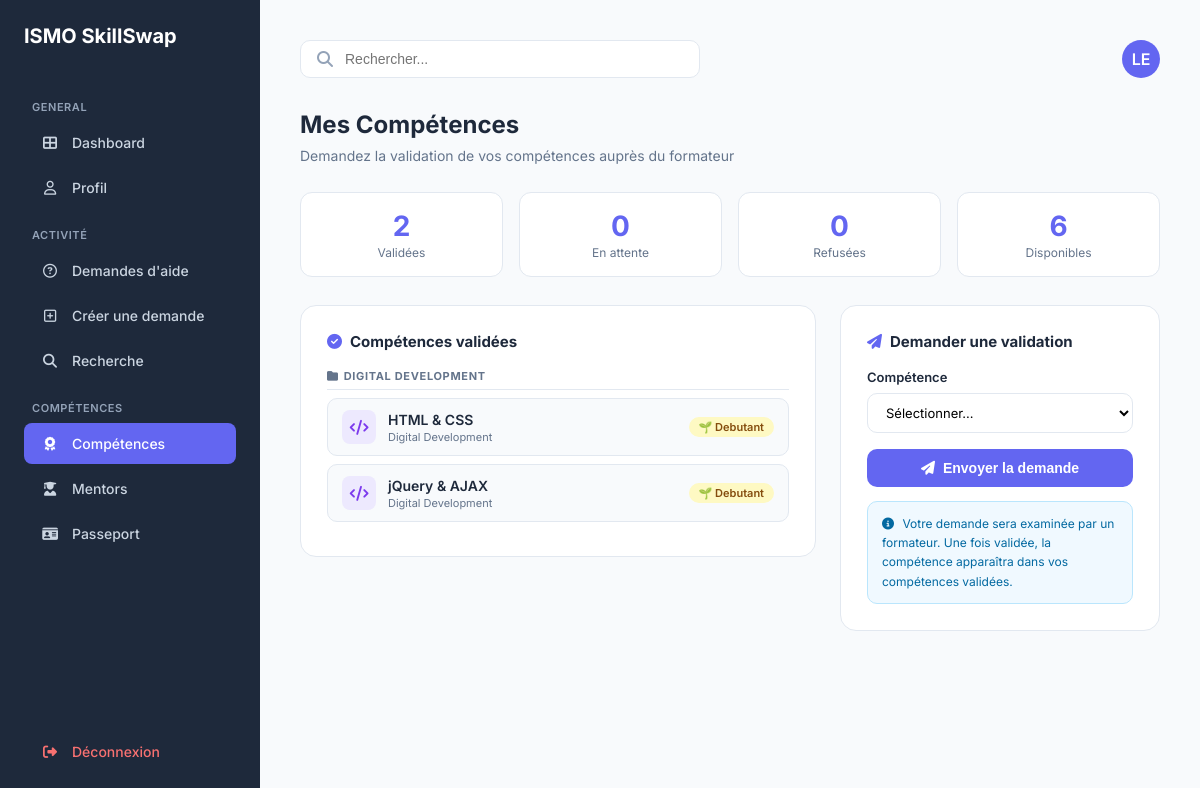
Page /competence.php (signed in) on the committed database.
### tables this page shows
CREATE TABLE `utilisateur` (
  `id_utilisateur` int NOT NULL,
  `nom_uti` varchar(50) DEFAULT NULL,
  `prenom_uti` varchar(50) DEFAULT NULL,
  `email_uti` varchar(100) DEFAULT NULL,
  `pwd_uti` varchar(255) DEFAULT NULL,
  `role` enum('stagiaire','formateur','admin') DEFAULT NULL,
  `photo` varchar(255) DEFAULT 'default.png',
  `is_verified` tinyint(1) DEFAULT '0'
);

CREATE TABLE `maitriser` (
  `id_utilisateur` int NOT NULL,
  `id_comp` int NOT NULL,
  `niveau_estime` enum('debutant','intermediaire','avance','expert') DEFAULT 'debutant'
);

CREATE TABLE `competence` (
  `id_comp` int NOT NULL,
  `nom_comp` varchar(100) DEFAULT NULL,
  `categorie` varchar(50) DEFAULT NULL
);

### competence.php (the view, shortened to what this page needs)
<?php
include('config.php');
$userId   = $_SESSION['user_id'];
$queryUser = $pdo->prepare("SELECT prenom_uti, nom_uti FROM utilisateur WHERE id_utilisateur = :id");
$queryUser->execute(['id' => $userId]);
$user     = $queryUser->fetch();
$initials = $user ? strtoupper(substr($user['prenom_uti'], 0, 1) . substr($user['nom_uti'], 0, 1)) : "ST";
$dashboard_link = "dashboard.php";
$stmtMaitriser = $pdo->prepare(
    "SELECT m.id_comp, m.niveau_estime, c.nom_comp, c.categorie
     FROM maitriser m
     JOIN competence c ON m.id_comp = c.id_comp
     WHERE m.id_utilisateur = :u
     ORDER BY c.categorie, c.nom_comp"
);
$stmtMaitriser->execute(['u' => $userId]);
$mes_competences = $stmtMaitriser->fetchAll(PDO::FETCH_ASSOC);
$stmtPending = $pdo->prepare(
    "SELECT v.id_validation, v.etat_validation, v.date_validation, c.nom_comp, c.categorie, c.id_comp
     FROM validation v
     JOIN competence c ON v.id_comp = c.id_comp
     WHERE v.id_stagiaire = :u AND v.etat_validation IN ('en_attente', 'refuse')
     ORDER BY v.date_validation DESC"
);
$stmtPending->execute(['u' => $userId]);
$demandes = $stmtPending->fetchAll(PDO::FETCH_ASSOC);
$myCompIds     = array_column($mes_competences, 'id_comp');
$pendingIds    = array_column($demandes, 'id_comp');
$excludeIds    = array_unique(array_merge($myCompIds, $pendingIds));
$allComps = $pdo->query("SELECT id_comp, nom_comp, categorie FROM competence ORDER BY categorie, nom_comp")->fetchAll(PDO::FETCH_ASSOC);
$available = array_filter($allComps, fn($c) => !in_array($c['id_comp'], $excludeIds));
$by_category = [];
foreach ($mes_competences as $comp) {
    $by_category[$comp['categorie'] ?? 'Général'][] = $comp;
}
?>
<!DOCTYPE html>
<html lang="fr">
<head>
    <link rel="stylesheet" href="https://cdnjs.cloudflare.com/ajax/libs/font-awesome/6.4.0/css/all.min.css">
</head>
<body>
<aside class="sidebar">
    <h1>ISMO SkillSwap</h1>
    <p class="menu-title">GENERAL</p>
    <nav>
        <a href="<?php echo $dashboard_link; ?>" class="menu-item"><i class="fas fa-th-large"></i> <span>Dashboard</span></a>
        <a href="profil.php"        class="menu-item"><i class="far fa-user"></i>           <span>Profil</span></a>
        <p class="menu-title">ACTIVITÉ</p>
        <a href="demandes_aide.php" class="menu-item"><i class="far fa-question-circle"></i> <span>Demandes d'aide</span></a>
        <a href="creer_demande.php" class="menu-item"><i class="far fa-plus-square"></i>    <span>Créer une demande</span></a>
        <a href="recherche.php"     class="menu-item"><i class="fas fa-search"></i>          <span>Recherche</span></a>
        <p class="menu-title">COMPÉTENCES</p>
        <a href="competence.php"    class="menu-item active"><i class="fas fa-award"></i>    <span>Compétences</span></a>
        <a href="mentors.php"       class="menu-item"><i class="fas fa-user-graduate"></i>   <span>Mentors</span></a>
        <a href="passport.php"      class="menu-item"><i class="fas fa-id-card"></i>         <span>Passeport</span></a>
    </nav>
    <div style="margin-top:auto;">
        <a href="logout.php" class="menu-item" style="color:#f87171;"><i class="fas fa-sign-out-alt"></i> <span>Déconnexion</span></a>
    </div>
</aside>
<main class="main">
    <header>
        <div class="search-box">
            <i class="fas fa-search" style="color:#94a3b8;"></i>
            <input type="text" placeholder="Rechercher...">
        </div>
        <a href="profil.php" class="avatar-top"><?php echo $initials; ?></a>
    </header>
    <h1 class="page-title">Mes Compétences</h1>
    <p class="page-sub">Demandez la validation de vos compétences auprès du formateur</p>
    <div class="stats-bar">
        <div class="stat-box">
            <div class="stat-num"><?php echo count($mes_competences); ?></div>
            <div class="stat-label">Validées</div>
        </div>
        <div class="stat-box">
            <div class="stat-num"><?php echo count(array_filter($demandes, fn($d) => $d['etat_validation'] === 'en_attente')); ?></div>
            <div class="stat-label">En attente</div>
        </div>
        <div class="stat-box">
            <div class="stat-num"><?php echo count(array_filter($demandes, fn($d) => $d['etat_validation'] === 'refuse')); ?></div>
            <div class="stat-label">Refusées</div>
        </div>
        <div class="stat-box">
            <div class="stat-num"><?php echo count($available); ?></div>
            <div class="stat-label">Disponibles</div>
        </div>
    </div>
    <div class="content-grid">
        <div style="display:flex; flex-direction:column; gap:24px;">
            <div class="section-card">
                <p class="section-title"><i class="fas fa-check-circle"></i> Compétences validées</p>
                <?php if (empty($mes_competences)): ?>
                    <div class="empty-state">
                        <i class="fas fa-award"></i>
                        <p>Aucune compétence validée pour l'instant.<br>Envoyez une demande au formateur !</p>
                    </div>
                <?php else: ?>
                    <?php foreach ($by_category as $cat => $comps): ?>
                        <p class="category-label"><i class="fas fa-folder" style="margin-right:5px;"></i><?php echo htmlspecialchars($cat); ?></p>
                        <?php foreach ($comps as $comp):
                            $niv_class = match($comp['niveau_estime'] ?? '') {
                                'intermediaire' => 'niveau-intermediaire',
                                'avance'        => 'niveau-avance',
                                'expert'        => 'niveau-expert',
                                default         => 'niveau-debutant',
                            };
                            $niv_icons = ['debutant' => '🌱', 'intermediaire' => '⚡', 'avance' => '🔥', 'expert' => '🏆'];
                            $icon = $niv_icons[$comp['niveau_estime'] ?? 'debutant'] ?? '🌱';
                        ?>
                        <div class="comp-item">
                            <div class="comp-left">
                                <div class="comp-icon"><i class="fas fa-code"></i></div>
                                <div>
                                    <div class="comp-name"><?php echo htmlspecialchars($comp['nom_comp']); ?></div>
                                    <div class="comp-cat"><?php echo htmlspecialchars($comp['categorie'] ?? ''); ?></div>
                                </div>
                            </div>
                            <span class="niveau-badge <?php echo $niv_class; ?>"><?php echo $icon . ' ' . ucfirst($comp['niveau_estime'] ?? 'débutant'); ?></span>
                        </div>
                        <?php endforeach; ?>
                    <?php endforeach; ?>
                <?php endif; ?>
            </div>
        </div>
        <div class="add-card">
            <p class="section-title"><i class="fas fa-paper-plane"></i> Demander une validation</p>
            <?php if (empty($available)): ?>
                <div class="empty-state">
                    <i class="fas fa-check-double" style="color:var(--green);"></i>
                    <p>Toutes les compétences ont été demandées ou validées !</p>
                </div>
            <?php else: ?>
                <form method="POST" action="competence.php">
                    <div class="form-group">
                        <label for="id_comp">Compétence</label>
                        <select id="id_comp" name="id_comp" required>
                            <option value="">Sélectionner...</option>
                        </select>
                    </div>
                    <button type="submit" class="btn-add">
                        <i class="fas fa-paper-plane"></i> Envoyer la demande
                    </button>
                </form>
                <div class="info-box">
                    <i class="fas fa-info-circle" style="margin-right:5px;"></i>
                    Votre demande sera examinée par un formateur. Une fois validée, la compétence apparaîtra dans vos compétences validées.
                </div>
            <?php endif; ?>
        </div>
    </div>
</main>
</body>
</html>

### competence.php (style rules this page uses)
:root { --sidebar-bg: #1e293b; --primary: #6366f1; --primary-hover: #4f46e5; --main-bg: #f8fafc; --border: #e2e8f0; --text-main: #1e293b; --text-muted: #64748b; --green: #22c55e; --red: #ef4444; --yellow: #f59e0b; }
* { box-sizing: border-box; margin: 0; padding: 0; }
body { display: flex; background: var(--main-bg); font-family: 'Inter', sans-serif; min-height: 100vh; color: var(--text-main); }
.sidebar { width: 260px; background: var(--sidebar-bg); color: white; padding: 24px; display: flex; flex-direction: column; flex-shrink: 0; }
.sidebar h1 { font-size: 20px; font-weight: 700; margin-bottom: 32px; }
.menu-title { font-size: 11px; color: #94a3b8; text-transform: uppercase; letter-spacing: .05em; margin: 20px 0 8px 8px; font-weight: 600; }
.menu-item { display: flex; align-items: center; text-decoration: none; color: #cbd5e1; padding: 12px 16px; border-radius: 8px; margin-bottom: 4px; font-size: 14px; font-weight: 500; }
.menu-item i { margin-right: 12px; width: 20px; text-align: center; }
.menu-item:hover, .menu-item.active { background: var(--primary); color: white; }
.main { flex: 1; padding: 40px; overflow-y: auto; }
header { display: flex; justify-content: space-between; align-items: center; margin-bottom: 32px; }
.search-box { background: white; padding: 10px 16px; border-radius: 10px; border: 1px solid var(--border); flex: 1; max-width: 400px; display: flex; align-items: center; }
.search-box input { border: none; outline: none; margin-left: 12px; width: 100%; font-size: 14px; }
.avatar-top { width: 38px; height: 38px; background: var(--primary); color: white; border-radius: 50%; display: flex; align-items: center; justify-content: center; font-weight: 600; text-decoration: none; }
.page-title { font-size: 24px; font-weight: 700; margin-bottom: 8px; }
.page-sub { font-size: 14px; color: var(--text-muted); margin-bottom: 28px; }
.stats-bar { display: flex; gap: 16px; margin-bottom: 28px; flex-wrap: wrap; }
.stat-box { background: white; border: 1px solid var(--border); border-radius: 12px; padding: 16px 22px; flex: 1; min-width: 120px; text-align: center; }
.stat-num { font-size: 28px; font-weight: 700; color: var(--primary); }
.stat-label { font-size: 12px; color: var(--text-muted); margin-top: 2px; }
.content-grid { display: grid; grid-template-columns: 1fr 320px; gap: 24px; align-items: start; }
.section-card { background: white; border-radius: 16px; border: 1px solid var(--border); padding: 26px; }
.section-title { font-size: 15px; font-weight: 700; margin-bottom: 18px; display: flex; align-items: center; gap: 8px; }
.section-title i { color: var(--primary); }
.category-label { font-size: 11px; font-weight: 700; color: var(--text-muted); text-transform: uppercase; letter-spacing: .06em; margin: 16px 0 8px; padding-bottom: 6px; border-bottom: 1px solid var(--border); }
.comp-item { display: flex; align-items: center; justify-content: space-between; padding: 11px 14px; border-radius: 10px; border: 1px solid var(--border); margin-bottom: 8px; background: #f8fafc; }
.comp-left { display: flex; align-items: center; gap: 12px; }
.comp-icon { width: 34px; height: 34px; background: #ede9fe; color: #7c3aed; border-radius: 8px; display: flex; align-items: center; justify-content: center; font-size: 15px; }
.comp-name { font-size: 14px; font-weight: 600; }
.comp-cat { font-size: 11px; color: var(--text-muted); margin-top: 2px; }
.niveau-badge { font-size: 11px; font-weight: 600; padding: 3px 10px; border-radius: 20px; }
.niveau-debutant { background: #fef9c3; color: #854d0e; }
.add-card { background: white; border-radius: 16px; border: 1px solid var(--border); padding: 26px; position: sticky; top: 20px; }
.form-group { margin-bottom: 16px; }
.form-group label { display: block; font-size: 13px; font-weight: 600; margin-bottom: 8px; }
.form-group select { width: 100%; padding: 10px 14px; border: 1px solid var(--border); border-radius: 10px; font-size: 13px; font-family: inherit; outline: none; background: white; transition: 0.2s; }
.btn-add { width: 100%; background: var(--primary); color: white; border: none; padding: 11px; border-radius: 10px; font-size: 14px; font-weight: 600; cursor: pointer; display: flex; align-items: center; justify-content: center; gap: 8px; }
.info-box { background: #f0f9ff; border: 1px solid #bae6fd; border-radius: 10px; padding: 12px 14px; font-size: 12px; color: #0369a1; line-height: 1.6; margin-top: 14px; }

### rows in the picture
utilisateur: initials "LE"
maitriser: id_comp.nom_comp "HTML & CSS", id_comp.categorie "Digital Development", niveau_estime "🌱", niveau_estime "Debutant"
maitriser: id_comp.nom_comp "jQuery & AJAX", id_comp.categorie "Digital Development", niveau_estime "🌱", niveau_estime "Debutant"

### other values in the picture
count($mes_competences) "2"
count($available) "6"
$cat "DIGITAL DEVELOPMENT"
